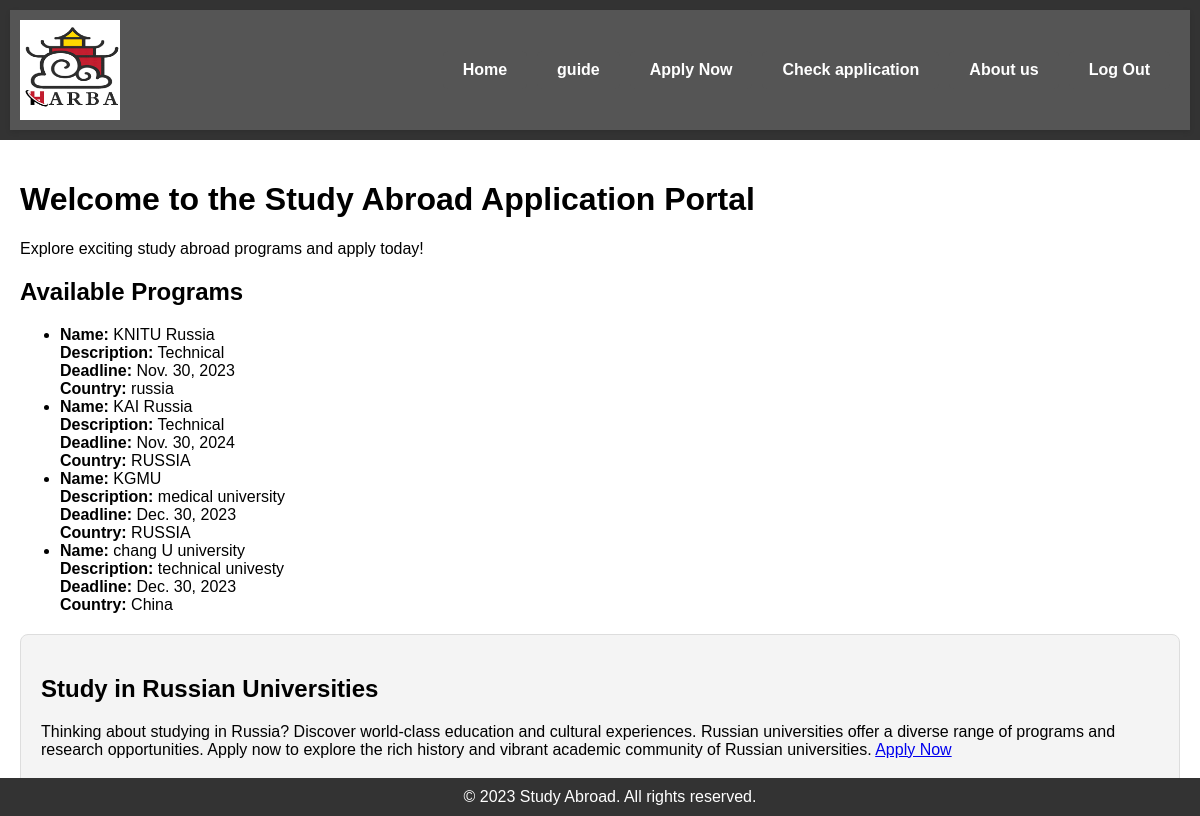
The page / (signed in) on the database its author committed.
### study_abroad_app/models.py (models this page shows, shortened)
class Program(models.Model):
    title = models.CharField(max_length=100)
    description = models.TextField()
    start_date = models.DateField()
    end_date = models.DateField()
    application_deadline = models.DateField()
    country = models.CharField(max_length=50)

### study_abroad_app/views.py (the view)
# urls.py: path('', home, name='home'),
@login_required
def home(request):
    programs = Program.objects.all()
    return render(request, 'study_abroad_app/home.html', {'programs': programs})

### study_abroad_app/templates/study_abroad_app/home.html (shortened to what this page needs)
{% extends 'study_abroad_app/base.html' %}
{% block content %}
    <h1>Welcome to the Study Abroad Application Portal</h1>
    <p>Explore exciting study abroad programs and apply today!</p>
    <h2>Available Programs</h2>
    {% if programs %}
        <ul>
            {% for program in programs %}
                <li>
                    <strong>Name:</strong> {{ program.title }}<br>
                    <strong>Description:</strong> {{ program.description }}<br>
                    <strong>Deadline:</strong> {{ program.application_deadline }}<br>
                    <strong>Country:</strong> {{ program.country }}<br>
                </li>
            {% endfor %}
        </ul>
    {% else %}
        <p>No programs available.</p>
    {% endif %}
    <div class="info-box">
        <h2>Study in Russian Universities</h2>
        <p>
            Thinking about studying in Russia? Discover world-class education and cultural experiences. Russian universities offer a diverse range of programs and research opportunities.
            Apply now to explore the rich history and vibrant academic community of Russian universities. <a href="{% url 'apply' %}">Apply Now</a>
        </p>
    </div>
{% endblock %}

### study_abroad_app/templates/study_abroad_app/base.html (shortened to what this page needs)
{% load static %}
<!DOCTYPE html>
<html lang="en">
<head>
</head>
<body>
    <header>
        <nav>
            <div class="logo"></div>
            <ul>
                <li><a href="{% url 'home' %}">Home</a></li>
                {% if user.is_authenticated %}
                     <li><a href="{% url 'guide' %}">guide </a></li>
                    <li><a href="{% url 'apply' %}">Apply Now </a></li>
                    <li><a href="{% url 'check_files' %}">Check application</a></li>
                    <li><a href="{% url 'aboutus' %}">About us</a></li>
                    <li><a href="{% url 'logout' %}">Log Out</a></li>
                {% else %}
                    <li><a href="{% url 'signup' %}">Sign Up</a></li>
                    <li><a href="{% url 'login' %}">Sign In</a></li>
                {% endif %}
            </ul>
        </nav>
    </header>
    <main>
        {% block content %}{% endblock %}
    </main>
    <footer>
        &copy; 2023 Study Abroad. All rights reserved.
    </footer>
</body>
</html>

### study_abroad_app/templates/study_abroad_app/home.html (style rules this page uses)
h1 , p { animation: fadeInUp 0.5s ease-out; }
li a { display: inline-block; padding: 10px 20px; background-color: #555; color: white; border-radius: 5px; text-decoration: none; transition: background-color 0.3s ease; }
.info-box { background-color: #f4f4f4; border: 1px solid #ddd; padding: 20px; border-radius: 8px; margin-top: 20px; }

### rows shown on the page
Program: title "KNITU Russia", description "Technical", application_deadline "Nov. 30, 2023", country "russia"
Program: title "KAI Russia", description "Technical", application_deadline "Nov. 30, 2024", country "RUSSIA"
Program: title "KGMU", description "medical university", application_deadline "Dec. 30, 2023", country "RUSSIA"
Program: title "chang U university", description "technical univesty", application_deadline "Dec. 30, 2023", country "China"
